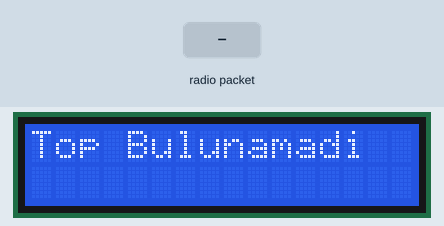
A sketch run on a simulated Arduino Uno, built with avr-gcc and run on an emulated ATmega328P. On the bench: 16×2 character LCD. Inputs (shaded band) come from the test bench. No radio packets arrive unless stated; what the sketch prints to the serial monitor is not drawn.

Above: at 1.2 s.
1.3 s: radio packet "1" arrives
At 1.47 s:
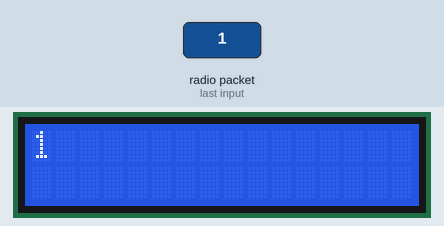
Timing chart, 0 to 4.3 s (numbered marks = the images above; inputs shaded):
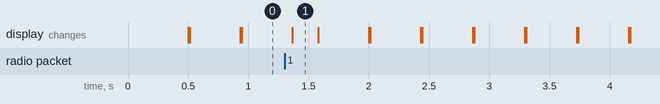

The sketch:

NRF_AND_LCD_CODE.ino
```cpp
#include <SPI.h>
#include <nRF24L01.h>
#include <RF24.h>
#include <LiquidCrystal_I2C.h>
#include <Wire.h>
#include <string.h>
RF24 radio(9, 10); // CE, CSN
LiquidCrystal_I2C lcd(0x27, 16, 2);
const uint64_t pipe = 0xE8E8F0F0E1LL;
const char s[2] = "*";
String printedMessage;
void setup() {
  Serial.begin(9600);
  radio.begin();        // start radio at ce csn pin 9 and 10

  radio.setPayloadSize(32);
  radio.setChannel(0x77) ;            // set chanel at 77
  radio.setDataRate(RF24_1MBPS);
  radio.setPALevel(RF24_PA_MIN);

  radio.setAutoAck(false);
  radio.enableDynamicPayloads();
  radio.enableAckPayload();

  //radio.openWritingPipe(pipes[0])
  radio.openReadingPipe(1, pipe);
  //radio.printDetails();
  radio.startListening();
  lcd.begin();

}
void loop() {


  char receivedMessage[32] = {0} ;   // set incmng message for 32 bytes

  if (radio.available()) {       // check if message is coming

    radio.read(receivedMessage, sizeof(receivedMessage));    // read the message and save
    printedMessage = strtok(receivedMessage,s);
    Serial.println(printedMessage);

   lcd.print(receivedMessage);

   delay(200);
   lcd.clear();

  }
  else{
  lcd.print("Top Bulunamadi");
  delay(200);
  lcd.clear();
  }
}
```

Measured:
- after the input at 1.3 s, the display: first differs from a run without the input after 0.06 s (image 1)
